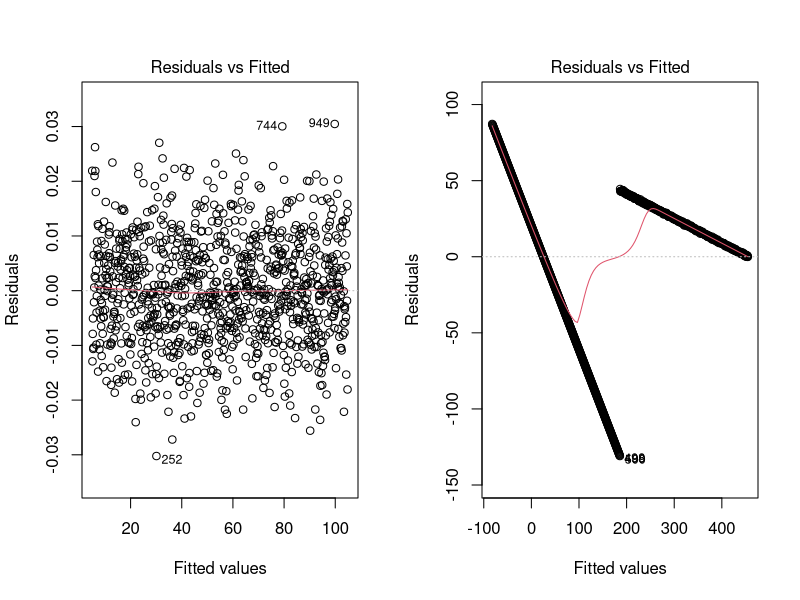
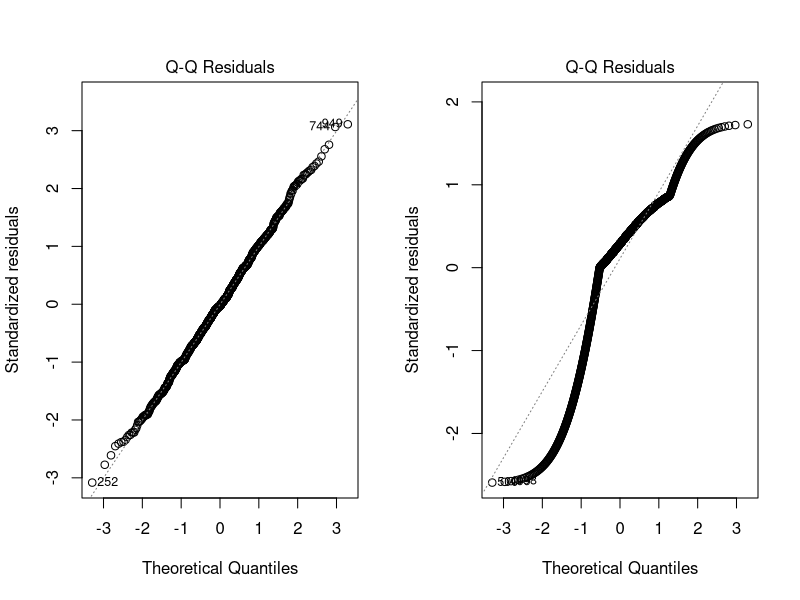
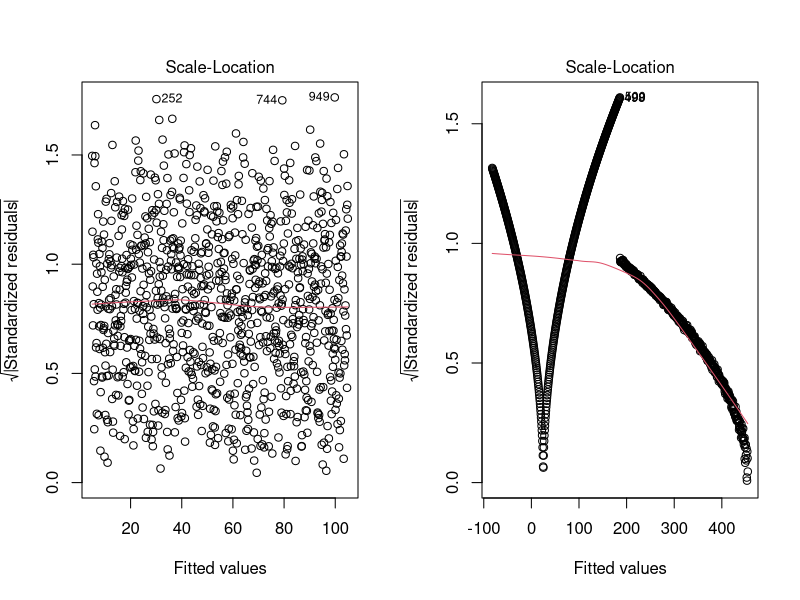
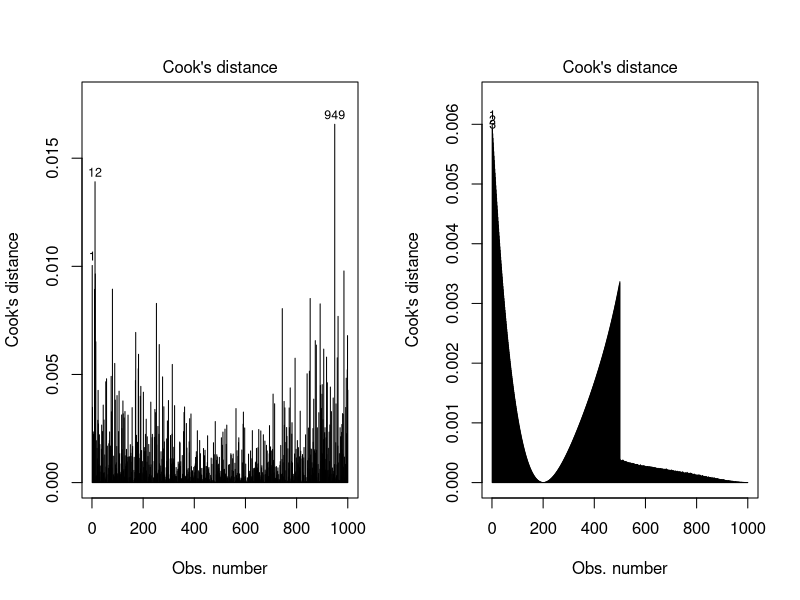
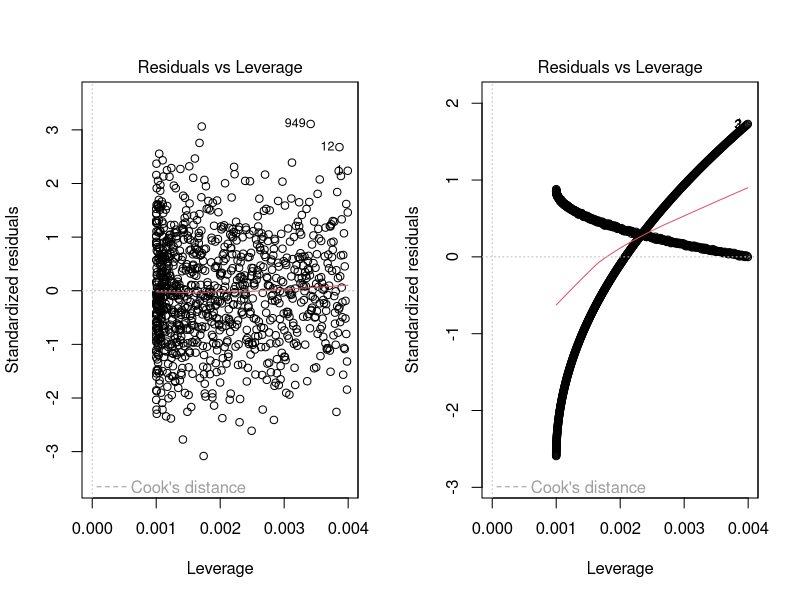
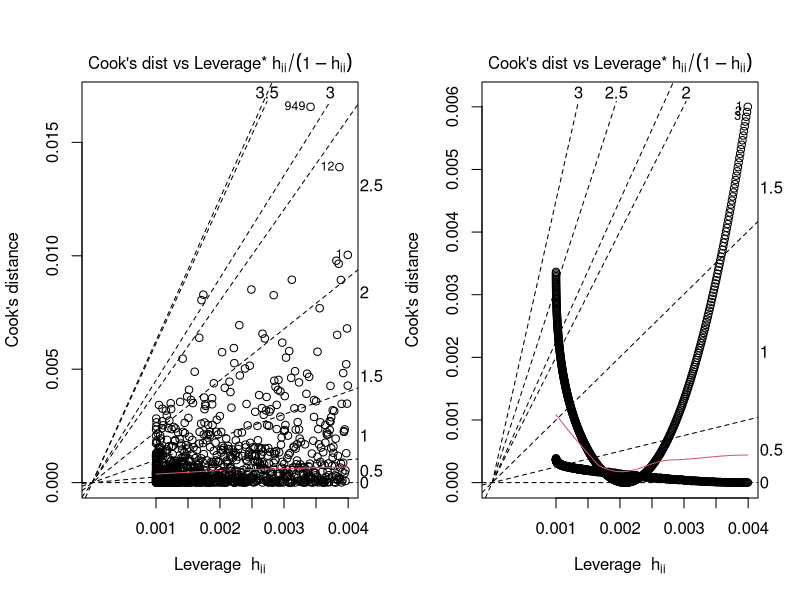
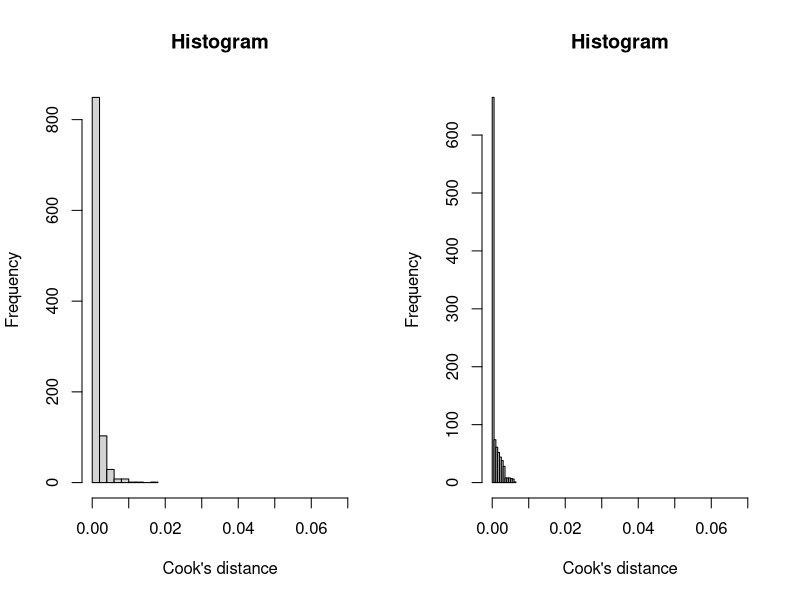
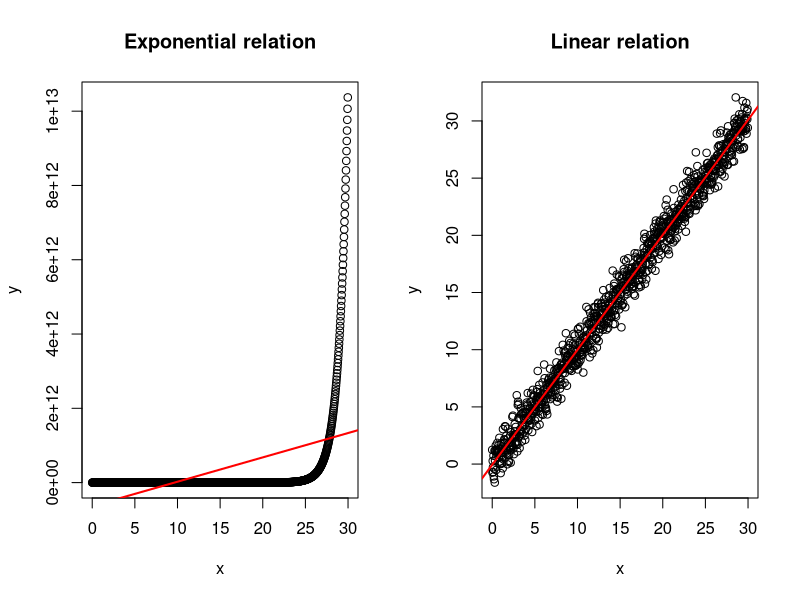

Write the R code that produced these figures, in order.
## ---- chunk 1
set.seed(7)
x <- seq(from=0, by=0.05, length=1000)
y <- 5+2*x + rnorm(1000,0, 0.01)
dataset1 <- data.frame(y=y, x=x)
model1 <- lm(y~x, data = dataset1)

shapiro.test(rstandard(model1))
shapiro.test(rstudent(model1))

library(lmtest)
bptest(model1)
gqtest(model1)
hmctest(model1)
dwtest(model1)
bgtest(model1)
raintest(model1)
resettest(model1)
## ---- chunk 2
set.seed(7)
y[501:1000] <- 5+9*x[501:1000]+rnorm(500,0,0.4)
dataset2 <- data.frame(y=y, x=x)
model2 <- lm(y~x, data = dataset2)
## ---- chunk 3
shapiro.test(rstandard(model2))
shapiro.test(rstudent(model2))
bptest(model2)
gqtest(model2)
hmctest(model2)
dwtest(model2)
bgtest(model2)
raintest(model2)
resettest(model2)
## ---- chunk 4
for (j in 1:6){
  par(mfrow=c(1,2))
  plot(model1, which=j)
  plot(model2, which=j)
}
## ---- chunk 5
par(mfrow=c(1,2))
hist(cooks.distance(model1), xlab="Cook's distance", xlim=c(0, 0.07), main="Histogram")
hist(cooks.distance(model2), xlab="Cook's distance", xlim=c(0, 0.07), main="Histogram")
## ---- chunk 6
set.seed(7)
y <- c(rnorm(250, 0, 0.1),
       rnorm(250, 0.1, 0.1),
       rnorm(250, 0.2, 0.2),
       rnorm(250, 0.4, 0.1))
x <- rep(1:4, each=250)
dataset3_bad <- data.frame(y=y, x=as.factor(x))

y[501:750] <- rnorm(250, 0.2, 0.1)
dataset3_good <- data.frame(y=y, x=as.factor(x))

bptest(lm(y~x, dataset3_bad))
bptest(lm(y~x, dataset3_good))
## ---- chunk 7
set.seed(7)
x <- seq(from=0, by=1, length=1000)
y <- 5+2*x + runif(1000, -0.19, 0.19)
dataset4_bad <- data.frame(y=y, x=x)

model <- lm(y~x, data = dataset4_bad)
shapiro.test(rstandard(model))

y <- 5+2*x + rnorm(1000,0, 0.11)
dataset4_good <- data.frame(y=y, x=x)

model <- lm(y~x, data = dataset4_good)
shapiro.test(rstandard(model))
## ---- chunk 8
set.seed(7)
x <- seq(from=0, by=0.03, length=1000)
y <- exp(x) + rnorm(1000, 0, 1)
dataset5_bad <- data.frame(y=y, x=x)
resettest(lm(y~x, data = dataset5_bad))
par(mfrow=c(1,2))
plot(x,y, main = "Exponential relation")
abline(lm(y~x), col="red", lwd=2)

y <- x+rnorm(1000,0,1)
dataset5_good <- data.frame(y=y, x=x)
resettest(lm(y~x, data = dataset5_good))
plot(x,y, main = "Linear relation")
abline(lm(y~x), col="red", lwd=2)
